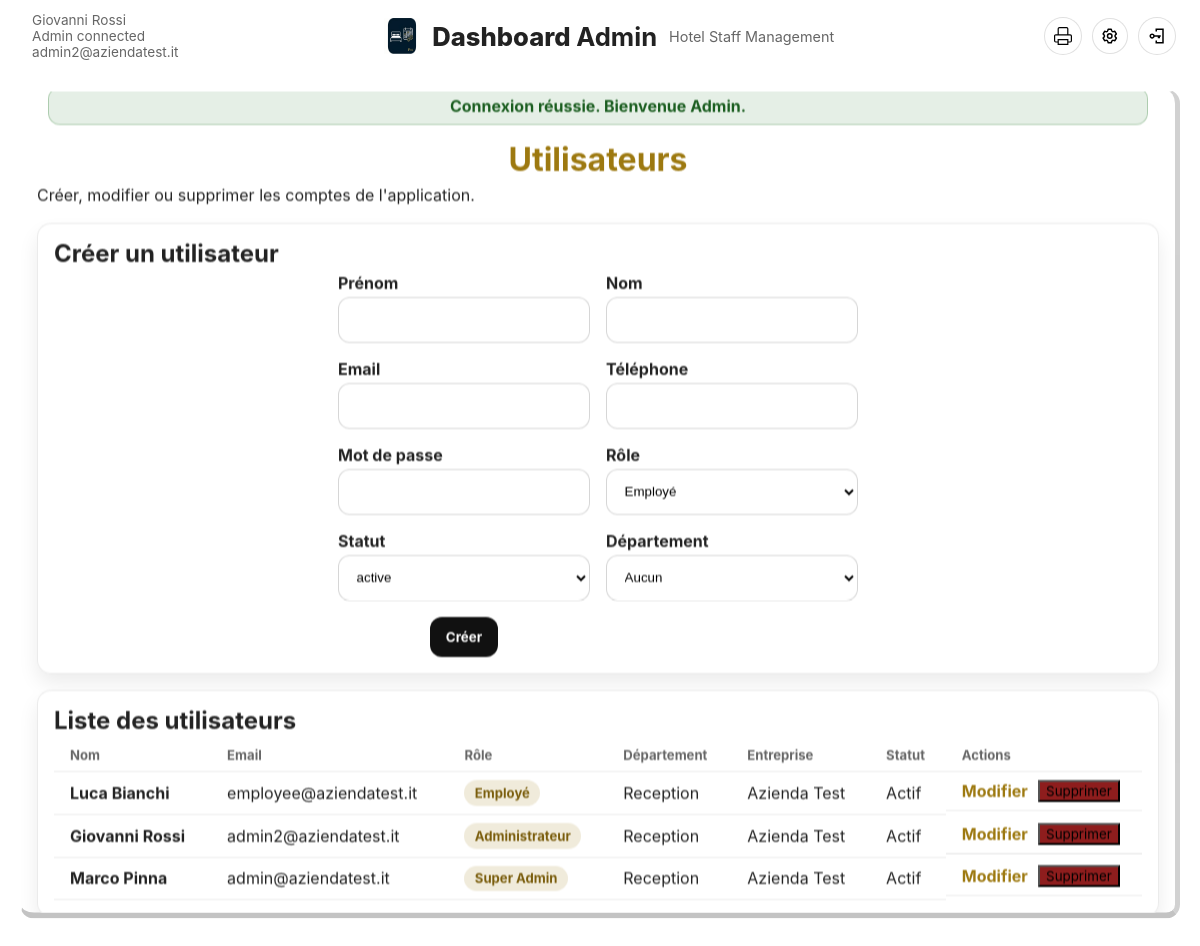
/?route=users (signed in), run on the app's committed database.
### tables this page shows
CREATE TABLE users (
  id INT AUTO_INCREMENT PRIMARY KEY,
  department_id INT NULL,
  first_name VARCHAR(80) NOT NULL,
  last_name VARCHAR(80) NOT NULL,
  email VARCHAR(120) NOT NULL UNIQUE,
  phone VARCHAR(30),
  password VARCHAR(255) NOT NULL,
  role ENUM('super_admin', 'admin', 'department_manager', 'employee') NOT NULL DEFAULT 'employee',
  status ENUM('active', 'inactive') NOT NULL DEFAULT 'active',
  created_at TIMESTAMP DEFAULT CURRENT_TIMESTAMP,
  updated_at TIMESTAMP DEFAULT CURRENT_TIMESTAMP ON UPDATE CURRENT_TIMESTAMP,
  CONSTRAINT fk_users_department
    FOREIGN KEY (department_id) REFERENCES departments(id)
    ON DELETE SET NULL
);

CREATE TABLE departments (
  id INT AUTO_INCREMENT PRIMARY KEY,
  company_id INT NOT NULL,
  name VARCHAR(120) NOT NULL,
  description TEXT,
  created_at TIMESTAMP DEFAULT CURRENT_TIMESTAMP,
  updated_at TIMESTAMP DEFAULT CURRENT_TIMESTAMP ON UPDATE CURRENT_TIMESTAMP,
  CONSTRAINT fk_departments_company
    FOREIGN KEY (company_id) REFERENCES companies(id)
    ON DELETE CASCADE
);

CREATE TABLE companies (
  id INT AUTO_INCREMENT PRIMARY KEY,
  name VARCHAR(120) NOT NULL,
  type ENUM('hotel', 'hospital', 'clinic', 'elderly_center', 'restaurant', 'other') NOT NULL DEFAULT 'other',
  address TEXT,
  city VARCHAR(80),
  zip_code VARCHAR(10),
  phone VARCHAR(30),
  email VARCHAR(120),
  signature_ip VARCHAR(45) NULL COMMENT 'IP address allowed for digital signatures',
  created_at TIMESTAMP DEFAULT CURRENT_TIMESTAMP,
  updated_at TIMESTAMP DEFAULT CURRENT_TIMESTAMP ON UPDATE CURRENT_TIMESTAMP
);

### backend/helpers.php (called while the page is built, shortened)
<?php
function appBasePath(): string
{
    $scriptDir = str_replace('\\', '/', dirname($_SERVER['SCRIPT_NAME'] ?? '/'));
    if ($scriptDir === '.' || $scriptDir === '/' || $scriptDir === '') {
        return '';
    }
    return rtrim($scriptDir, '/');
}
function appUrl(string $route, array $params = []): string
{
    $query = array_merge(['route' => $route], $params);
    $basePath = appBasePath();
    return ($basePath === '' ? '' : $basePath) . '/?' . http_build_query($query);
}
function e(mixed $value): string
{
    return htmlspecialchars((string) $value, ENT_QUOTES, 'UTF-8');
}
function currentUser(): ?array
{
    return $_SESSION['auth_user'] ?? null;
}

### backend/controllers/UsersController.php (called while the page is built, shortened)
<?php
$currentUser = currentUser();
$role = $currentUser['role'] ?? 'employee';
$pdo = getPDO();
$userModel = new UserModel($pdo);
$scopeStatement = $pdo->prepare(
    'SELECT u.id, u.department_id, d.company_id
     FROM users u
     LEFT JOIN departments d ON d.id = u.department_id
     WHERE u.id = :id
     LIMIT 1'
);
$scopeStatement->execute(['id' => $currentUser['id']]);
$scope = $scopeStatement->fetch() ?: [];
$scopeCompanyId = isset($scope['company_id']) ? (int) $scope['company_id'] : null;
$scopeDepartmentId = isset($scope['department_id']) ? (int) $scope['department_id'] : null;
$editingUser = null;
$formData = [
    'department_id' => '',
    'first_name' => '',
    'last_name' => '',
    'email' => '',
    'phone' => '',
    'password' => '',
    'role' => 'employee',
    'status' => 'active',
];
if ($role === 'admin' && $scopeCompanyId !== null) {
    $usersStatement = $pdo->prepare(
        'SELECT u.*, d.name AS department_name, c.name AS company_name
         FROM users u
         LEFT JOIN departments d ON d.id = u.department_id
         LEFT JOIN companies c ON c.id = d.company_id
         WHERE d.company_id = :company_id
         ORDER BY u.created_at DESC, u.id DESC'
    );
    $usersStatement->execute(['company_id' => $scopeCompanyId]);
    $users = $usersStatement->fetchAll();
} else {
    $users = $userModel->allWithRelations();
}

### public/views/admin/users.php (the view, shortened to what this page needs)
<?php
$editing = $editingUser ?? null;
$formData = $formData ?? [];
$users = $users ?? [];
$roleLabels = [
    'super_admin' => 'Super Admin',
    'admin' => 'Administrateur',
    'department_manager' => 'Chef de département',
    'employee' => 'Employé',
];
$statusLabels = [
    'active' => 'Actif',
    'inactive' => 'Inactif',
];
$currentRole = currentUser()['role'] ?? 'employee';
$availableRoles = $currentRole === 'super_admin'
    ? ['super_admin', 'admin', 'department_manager', 'employee']
    : ($currentRole === 'admin'
        ? ['admin', 'department_manager', 'employee']
        : ['employee']);
?>
<div class="admin-shell">
    <div class="admin-hero">
        <h1>Utilisateurs</h1>
        <p>Créer, modifier ou supprimer les comptes de l'application.</p>
    </div>
    <section class="admin-card">
        <h2><?php echo $editing ? 'Modifier un utilisateur' : 'Créer un utilisateur'; ?></h2>
        <form method="post" class="admin-form admin-form-grid">
            <?php
            $firstName = $formData['first_name'] ?? ($editing['first_name'] ?? '');
            $lastName = $formData['last_name'] ?? ($editing['last_name'] ?? '');
            $email = $formData['email'] ?? ($editing['email'] ?? '');
            $phone = $formData['phone'] ?? ($editing['phone'] ?? '');
            $role = $formData['role'] ?? ($editing['role'] ?? 'employee');
            $status = $formData['status'] ?? ($editing['status'] ?? 'active');
            ?>
            <label>
                <span>Prénom</span>
                <input type="text" name="first_name" value="<?php echo e($firstName); ?>" required>
            </label>
            <label>
                <span>Nom</span>
                <input type="text" name="last_name" value="<?php echo e($lastName); ?>" required>
            </label>
            <label>
                <span>Email</span>
                <input type="email" name="email" value="<?php echo e($email); ?>" required>
            </label>
            <label>
                <span>Téléphone</span>
                <input type="text" name="phone" value="<?php echo e($phone); ?>">
            </label>
            <label>
                <span>Mot de passe <?php echo $editing ? '(laisser vide pour conserver)' : ''; ?></span>
                <input type="password" name="password" value="<?php echo e($formData['password'] ?? ''); ?>" <?php echo $editing ? '' : 'required'; ?>>
            </label>
            <label>
                <span>Rôle</span>
                <select name="role">
                    <?php foreach ($availableRoles as $optionRole): ?>
                        <option value="<?php echo e($optionRole); ?>" <?php echo $role === $optionRole ? 'selected' : ''; ?>><?php echo e($roleLabels[$optionRole] ?? $optionRole); ?></option>
                    <?php endforeach; ?>
                </select>
            </label>
            <label>
                <span>Statut</span>
                <select name="status">
                    <?php foreach (['active', 'inactive'] as $optionStatus): ?>
                        <option value="<?php echo e($optionStatus); ?>" <?php echo $status === $optionStatus ? 'selected' : ''; ?>><?php echo e($optionStatus); ?></option>
                    <?php endforeach; ?>
                </select>
            </label>
            <label>
                <span>Département</span>
                <select name="department_id">
                    <option value="">Aucun</option>
                </select>
            </label>
            <div class="form-actions">
                <button type="submit"><?php echo $editing ? 'Mettre à jour' : 'Créer'; ?></button>
            </div>
        </form>
    </section>
    <section class="admin-card">
        <h2>Liste des utilisateurs</h2>
        <div class="table-wrap">
            <table class="admin-table">
                <thead>
                    <tr>
                        <th>Nom</th>
                        <th>Email</th>
                        <th>Rôle</th>
                        <th>Département</th>
                        <th>Entreprise</th>
                        <th>Statut</th>
                        <th>Actions</th>
                    </tr>
                </thead>
                <tbody>
                    <?php foreach ($users as $user): ?>
                        <tr>
                            <td><?php echo e($user['first_name'] . ' ' . $user['last_name']); ?></td>
                            <td><?php echo e($user['email']); ?></td>
                            <td><span class="pill"><?php echo e($roleLabels[$user['role']] ?? $user['role']); ?></span></td>
                            <td><?php echo e($user['department_name'] ?? '-'); ?></td>
                            <td><?php echo e($user['company_name'] ?? '-'); ?></td>
                            <td><?php echo e($statusLabels[$user['status']] ?? $user['status']); ?></td>
                            <td class="table-actions">
                                <a href="<?php echo appUrl('users', ['action' => 'edit', 'id' => (int) $user['id']]); ?>">Modifier</a>
                                <form method="post" class="inline-form" onsubmit="return confirm('Supprimer cet utilisateur ?');">
                                    <button type="submit">Supprimer</button>
                                </form>
                            </td>
                        </tr>
                    <?php endforeach; ?>
                </tbody>
            </table>
        </div>
    </section>
</div>

### app/layout/header.php (shortened to what this page needs)
<?php
$currentUser = currentUser();
$basePath = $basePath ?? (function () {
    $scriptDir = str_replace('\\', '/', dirname($_SERVER['SCRIPT_NAME'] ?? '/'));
    return $scriptDir === '/' ? '' : rtrim($scriptDir, '/');
})();
?>
<header class="admin-header">
    <nav class="admin-navbar" aria-label="Navigation principale">
        <div class="admin-navbar-inner">
            <div class="admin-navbar-section admin-navbar-left">
                <?php if ($currentUser !== null): ?>
                <div class="hotel-meta">
                    <div class="hotel-submeta">
                        <span class="employee-name"><?php echo e(($currentUser['first_name'] ?? '') . ' ' . ($currentUser['last_name'] ?? '')); ?></span>
                        <span class="employee-role"><?php echo e(ucfirst($currentUser['role'] ?? 'employee')); ?> connected</span>
                        <span class="employee-email"><?php echo e($currentUser['email'] ?? 'employee@example.com'); ?></span>
                    </div>
                </div>
                <?php endif; ?>
            </div>
            <div class="admin-navbar-section admin-navbar-center">
                <div class="admin-brand-large">
                    <img src="<?php echo $basePath; ?>/assets/icons/IconaStaffeasePro.jpg" alt="StaffEase Pro" class="admin-brand-icon">
                    <div class="admin-brand-text">Dashboard <strong>Admin</strong></div>
                    <div class="admin-brand-sub">Hotel Staff Management</div>
                </div>
            </div>
            <div class="admin-navbar-section admin-navbar-right">
                <div class="icon-group" role="toolbar" aria-label="Actions rapides">
                    <?php if ($currentUser !== null): ?>
                        <a href="#" class="icon-btn" title="Imprimer">
                            <img src="<?php echo $basePath; ?>/assets/icons/print-outline.svg" alt="print" class="nav-icon">
                        </a>
                        <button type="button" class="icon-btn" title="Paramètres" data-modal-target="modal-settings">
                            <img src="<?php echo $basePath; ?>/assets/icons/setting.svg" alt="settings" class="nav-icon">
                        </button>
                        <a href="<?php echo appUrl('logout'); ?>" class="icon-btn" title="Déconnexion">
                            <img src="<?php echo $basePath; ?>/assets/icons/log-in.svg" alt="logout" class="nav-icon">
                        </a>
                    <?php else: ?>
                        <a href="<?php echo appUrl('login'); ?>" class="icon-btn" title="Connexion">
                            <img src="<?php echo $basePath; ?>/assets/icons/log-in.svg" alt="login" class="nav-icon">
                        </a>
                    <?php endif; ?>
                </div>
            </div>
        </div>
    </nav>
</header>

### data on the page
users: first_name+last_name "Giovanni Rossi", role "Admin", email "admin2@aziendatest.it", role "Administrateur", department.name "Reception", companies.name "Azienda Test", status "Actif"
users: role "Employé", first_name+last_name "Luca Bianchi", email "employee@aziendatest.it", department.name "Reception", companies.name "Azienda Test", status "Actif"
users: first_name+last_name "Marco Pinna", email "admin@aziendatest.it", role "Super Admin", department.name "Reception", companies.name "Azienda Test", status "Actif"

### other printed values
$flashSuccess "Connexion réussie. Bienvenue Admin."
form field status "active"
